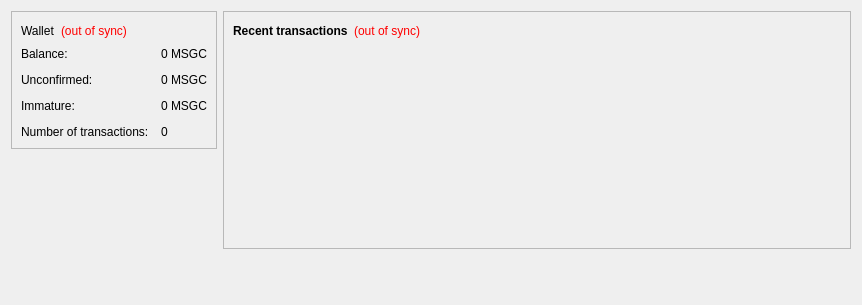
<?xml version="1.0" encoding="UTF-8"?>
<ui version="4.0">
 <class>OverviewPage</class>
 <widget class="QWidget" name="OverviewPage">
  <property name="geometry">
   <rect>
    <x>0</x>
    <y>0</y>
    <width>862</width>
    <height>305</height>
   </rect>
  </property>
  <property name="windowTitle">
   <string>Form</string>
  </property>
  <property name="styleSheet">
   <string notr="true"/>
  </property>
  <layout class="QHBoxLayout" name="horizontalLayout" stretch="0,1">
   <item>
    <layout class="QVBoxLayout" name="verticalLayout_2">
     <item>
      <widget class="QFrame" name="frame">
       <property name="frameShape">
        <enum>QFrame::StyledPanel</enum>
       </property>
       <property name="frameShadow">
        <enum>QFrame::Raised</enum>
       </property>
       <layout class="QVBoxLayout" name="verticalLayout_4">
        <item>
         <layout class="QHBoxLayout" name="horizontalLayout_4">
          <item>
           <widget class="QLabel" name="label_5">
            <property name="font">
             <font>
              <family>Helvetica Neue</family>
              <weight>50</weight>
              <bold>false</bold>
             </font>
            </property>
            <property name="text">
             <string>Wallet</string>
            </property>
           </widget>
          </item>
          <item>
           <widget class="QLabel" name="labelWalletStatus">
            <property name="toolTip">
             <string>The displayed information may be out of date. Your wallet automatically synchronizes with the Massagecoin network after a connection is established, but this process has not completed yet.</string>
            </property>
            <property name="styleSheet">
             <string notr="true">QLabel { color: red; }</string>
            </property>
            <property name="text">
             <string notr="true">(out of sync)</string>
            </property>
            <property name="alignment">
             <set>Qt::AlignLeading|Qt::AlignLeft|Qt::AlignVCenter</set>
            </property>
           </widget>
          </item>
          <item>
           <spacer name="horizontalSpacer_2">
            <property name="orientation">
             <enum>Qt::Horizontal</enum>
            </property>
            <property name="sizeHint" stdset="0">
             <size>
              <width>40</width>
              <height>20</height>
             </size>
            </property>
           </spacer>
          </item>
         </layout>
        </item>
        <item>
         <layout class="QFormLayout" name="formLayout_2">
          <property name="fieldGrowthPolicy">
           <enum>QFormLayout::AllNonFixedFieldsGrow</enum>
          </property>
          <property name="horizontalSpacing">
           <number>12</number>
          </property>
          <property name="verticalSpacing">
           <number>12</number>
          </property>
          <item row="0" column="0">
           <widget class="QLabel" name="label">
            <property name="text">
             <string>Balance:</string>
            </property>
           </widget>
          </item>
          <item row="0" column="1">
           <widget class="QLabel" name="labelBalance">
            <property name="font">
             <font>
              <family>Helvetica Neue</family>
              <weight>50</weight>
              <bold>false</bold>
             </font>
            </property>
            <property name="cursor">
             <cursorShape>IBeamCursor</cursorShape>
            </property>
            <property name="toolTip">
             <string>Your current balance</string>
            </property>
            <property name="text">
             <string notr="true">0 MSGC</string>
            </property>
            <property name="textInteractionFlags">
             <set>Qt::LinksAccessibleByMouse|Qt::TextSelectableByKeyboard|Qt::TextSelectableByMouse</set>
            </property>
           </widget>
          </item>
          <item row="1" column="0">
           <widget class="QLabel" name="label_3">
            <property name="text">
             <string>Unconfirmed:</string>
            </property>
           </widget>
          </item>
          <item row="1" column="1">
           <widget class="QLabel" name="labelUnconfirmed">
            <property name="font">
             <font>
              <family>Helvetica Neue</family>
              <weight>50</weight>
              <bold>false</bold>
             </font>
            </property>
            <property name="cursor">
             <cursorShape>IBeamCursor</cursorShape>
            </property>
            <property name="toolTip">
             <string>Total of transactions that have yet to be confirmed, and do not yet count toward the current balance</string>
            </property>
            <property name="text">
             <string notr="true">0 MSGC</string>
            </property>
            <property name="textInteractionFlags">
             <set>Qt::LinksAccessibleByMouse|Qt::TextSelectableByKeyboard|Qt::TextSelectableByMouse</set>
            </property>
           </widget>
          </item>
          <item row="3" column="0">
           <widget class="QLabel" name="label_2">
            <property name="text">
             <string>Number of transactions:</string>
            </property>
           </widget>
          </item>
          <item row="3" column="1">
           <widget class="QLabel" name="labelNumTransactions">
            <property name="toolTip">
             <string>Total number of transactions in wallet</string>
            </property>
            <property name="text">
             <string notr="true">0</string>
            </property>
           </widget>
          </item>
          <item row="2" column="0">
           <widget class="QLabel" name="labelImmatureText">
            <property name="text">
             <string>Immature:</string>
            </property>
           </widget>
          </item>
          <item row="2" column="1">
           <widget class="QLabel" name="labelImmature">
            <property name="font">
             <font>
              <family>Helvetica Neue</family>
              <weight>50</weight>
              <bold>false</bold>
             </font>
            </property>
            <property name="toolTip">
             <string>Mined balance that has not yet matured</string>
            </property>
            <property name="text">
             <string notr="true">0 MSGC</string>
            </property>
            <property name="textInteractionFlags">
             <set>Qt::LinksAccessibleByMouse|Qt::TextSelectableByKeyboard|Qt::TextSelectableByMouse</set>
            </property>
           </widget>
          </item>
         </layout>
        </item>
       </layout>
      </widget>
     </item>
     <item>
      <spacer name="verticalSpacer">
       <property name="orientation">
        <enum>Qt::Vertical</enum>
       </property>
       <property name="sizeHint" stdset="0">
        <size>
         <width>20</width>
         <height>40</height>
        </size>
       </property>
      </spacer>
     </item>
    </layout>
   </item>
   <item>
    <layout class="QVBoxLayout" name="verticalLayout_3">
     <item>
      <widget class="QFrame" name="frame_2">
       <property name="frameShape">
        <enum>QFrame::StyledPanel</enum>
       </property>
       <property name="frameShadow">
        <enum>QFrame::Raised</enum>
       </property>
       <layout class="QVBoxLayout" name="verticalLayout">
        <item>
         <layout class="QHBoxLayout" name="horizontalLayout_2">
          <item>
           <widget class="QLabel" name="label_4">
            <property name="text">
             <string>&lt;b&gt;Recent transactions&lt;/b&gt;</string>
            </property>
           </widget>
          </item>
          <item>
           <widget class="QLabel" name="labelTransactionsStatus">
            <property name="toolTip">
             <string>The displayed information may be out of date. Your wallet automatically synchronizes with the Massagecoin network after a connection is established, but this process has not completed yet.</string>
            </property>
            <property name="styleSheet">
             <string notr="true">QLabel { color: red; }</string>
            </property>
            <property name="text">
             <string notr="true">(out of sync)</string>
            </property>
            <property name="alignment">
             <set>Qt::AlignRight|Qt::AlignTrailing|Qt::AlignVCenter</set>
            </property>
           </widget>
          </item>
          <item>
           <spacer name="horizontalSpacer">
            <property name="orientation">
             <enum>Qt::Horizontal</enum>
            </property>
            <property name="sizeHint" stdset="0">
             <size>
              <width>40</width>
              <height>20</height>
             </size>
            </property>
           </spacer>
          </item>
         </layout>
        </item>
        <item>
         <widget class="QListView" name="listTransactions">
          <property name="styleSheet">
           <string notr="true">QListView { background: transparent; }</string>
          </property>
          <property name="frameShape">
           <enum>QFrame::NoFrame</enum>
          </property>
          <property name="verticalScrollBarPolicy">
           <enum>Qt::ScrollBarAlwaysOff</enum>
          </property>
          <property name="horizontalScrollBarPolicy">
           <enum>Qt::ScrollBarAlwaysOff</enum>
          </property>
          <property name="selectionMode">
           <enum>QAbstractItemView::NoSelection</enum>
          </property>
         </widget>
        </item>
       </layout>
      </widget>
     </item>
     <item>
      <spacer name="verticalSpacer_2">
       <property name="orientation">
        <enum>Qt::Vertical</enum>
       </property>
       <property name="sizeHint" stdset="0">
        <size>
         <width>20</width>
         <height>40</height>
        </size>
       </property>
      </spacer>
     </item>
    </layout>
   </item>
  </layout>
 </widget>
 <resources/>
 <connections/>
</ui>
